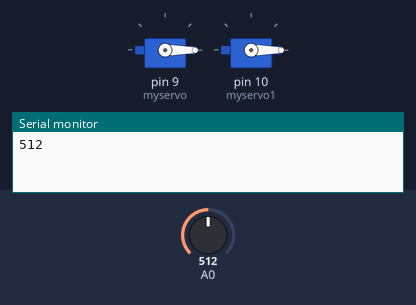
Simulated run of this sketch. Board: Arduino Uno, built with avr-gcc and run on an emulated ATmega328P. Parts: 2 × servo, the last lines printed to the serial monitor. The inputs (shaded band) are chosen by the test bench; at power-on: A0 = 512.

Above: at 0.8 s.
2.6 s: A0 set to 450
At 3.98 s:
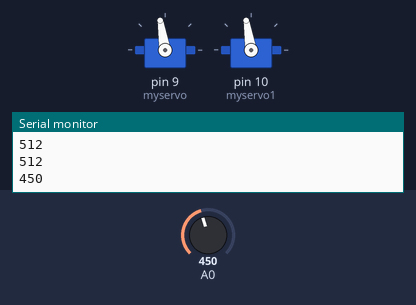
8.1 s: A0 set to 610
At 12.14 s:
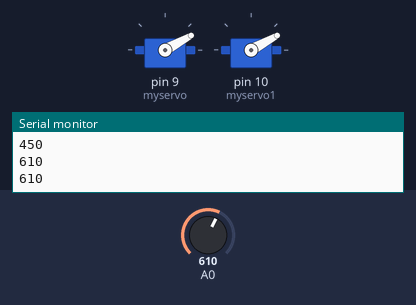
Timing chart, 0 to 18.9 s (numbered marks = the images above; inputs shaded):
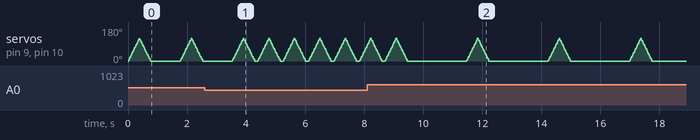

The sketch:

Wiper_code.ino
```cpp
#include <Servo.h>

Servo myservo;
Servo myservo1;

int pos = 0;
int sensorValue = 0;

void setup() {
  Serial.begin(9600);
  myservo.attach(9);
  myservo1.attach(10);
}

void loop()
{
sensorValue = analogRead(A0);
Serial.println(sensorValue);
if(sensorValue>800){
  myservo.write(0);
  myservo1.write(0);
  delay(1000);
  }
if(sensorValue<=800 && sensorValue>600)
{
   for (pos = 0; pos <= 120; pos+=1)
  {
    myservo.write(pos);
    myservo1.write(pos);
    delay(3);
  }

  for (pos = 120; pos >= 0; pos-=1)
  {
    myservo.write(pos);
    myservo1.write(pos);
    delay(3);
  }

  delay(2000);
}

if(sensorValue<=600 && sensorValue>460)
{

 for (pos = 0; pos <= 120; pos+=1)
  {
    myservo.write(pos);
    myservo1.write(pos);
    delay(3);
  }
  for (pos = 120; pos >= 0; pos-=1)
  {
    myservo.write(pos);
    myservo1.write(pos);
    delay(3);
  }

  delay(1000);
}

if(sensorValue<460){

  for (pos = 0; pos <= 120; pos+=1)
  {
    myservo.write(pos);
    myservo1.write(pos);
    delay(3);
  }

  for (pos = 120; pos >= 0; pos-=1)
  {
    myservo.write(pos);
   myservo1.write(pos);
    delay(3);
  }

  delay(100);
}

}
```
